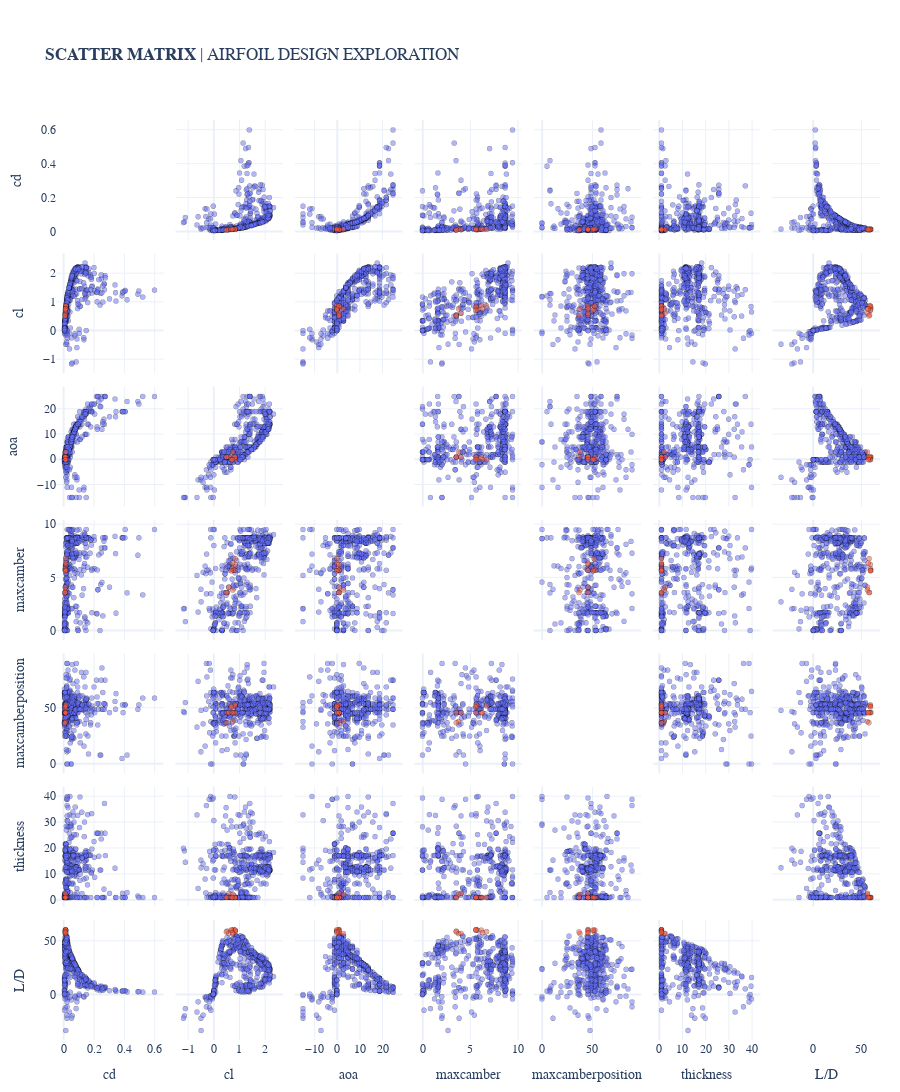

The code cell stored with this chart in its notebook:
### Code cell
# Choose a high L/D ratio subset 
df1 = data.df.copy()
df1['HIGH_LD'] = df1['L/D'] > 55.0 
del df1['performance']; del df1['id']
    
# fit in as many relevant features as possible
lst = df1.columns.values.tolist()
lst.remove('HIGH_LD'); lst.remove('design')
    
# plot scatter matrix
data.plot_scat_mat(ldf=df1,
                   dim=lst,colour='HIGH_LD',
                   hov_name=df1.design,
                   title='Design Matrix')

### Figure 1 — Plotly figure (JSON) as saved in the notebook; plotly's stock layout.template omitted (floating-point values rounded to 4 significant figures; data arrays with more than 128 entries replaced by an {"elided": "..."} marker saying what was removed)
{"data": [{"diagonal": {"visible": false}, "dimensions": [{"axis": {"matches": true}, "label": "cd", "values": {"elided": "469 float values"}}, {"axis": {"matches": true}, "label": "cl", "values": {"elided": "469 float values"}}, {"axis": {"matches": true}, "label": "aoa", "values": {"elided": "469 int values"}}, {"axis": {"matches": true}, "label": "maxcamber", "values": {"elided": "469 float values"}}, {"axis": {"matches": true}, "label": "maxcamberposition", "values": {"elided": "469 int values"}}, {"axis": {"matches": true}, "label": "thickness", "values": {"elided": "469 float values"}}, {"axis": {"matches": true}, "label": "L/D", "values": {"elided": "469 float values"}}], "hovertemplate": "<b>%{hovertext}</b><br><br>HIGH_LD=False<br>%{xaxis.title.text}=%{x}<br>%{yaxis.title.text}=%{y}<extra></extra>", "hovertext": {"elided": "469 str values"}, "legendgroup": "False", "marker": {"color": "#636efa", "line": {"color": "black", "width": 0.5}, "opacity": 0.5, "size": 5, "symbol": "circle"}, "name": "False", "showlegend": true, "type": "splom"}, {"diagonal": {"visible": false}, "dimensions": [{"axis": {"matches": true}, "label": "cd", "values": [0.0131, 0.01217, 0.01445, 0.009212, 0.01073, 0.01475, 0.01417, 0.01348, 0.0118, 0.008826, 0.01308]}, {"axis": {"matches": true}, "label": "cl", "values": [0.7921, 0.7275, 0.8637, 0.5429, 0.6098, 0.8636, 0.8469, 0.7641, 0.707, 0.5141, 0.7537]}, {"axis": {"matches": true}, "label": "aoa", "values": [1, 0, 1, 1, 1, 0, 1, 3, 0, 1, 0]}, {"axis": {"matches": true}, "label": "maxcamber", "values": [5.66, 5.81, 6.21, 3.57, 4.07, 6.76, 5.66, 3.8, 5.61, 3.57, 6.33]}, {"axis": {"matches": true}, "label": "maxcamberposition", "values": [46, 52, 46, 46, 46, 52, 53, 38, 51, 37, 46]}, {"axis": {"matches": true}, "label": "thickness", "values": [1, 1, 1, 1, 2.6, 1, 1, 2.2, 1, 1, 1]}, {"axis": {"matches": true}, "label": "L/D", "values": [60.48, 59.78, 59.77, 58.93, 56.82, 58.54, 59.79, 56.67, 59.91, 58.25, 57.61]}], "hovertemplate": "<b>%{hovertext}</b><br><br>HIGH_LD=True<br>%{xaxis.title.text}=%{x}<br>%{yaxis.title.text}=%{y}<extra></extra>", "hovertext": [" Design 135", " Design 241", " Design 245", " Design 246", " Design 247", " Design 356", " Design 394", " Design 411", " Design 423", " Design 430", " Design 445"], "legendgroup": "True", "marker": {"color": "#EF553B", "line": {"color": "black", "width": 0.5}, "opacity": 0.5, "size": 5, "symbol": "circle"}, "name": "True", "showlegend": true, "type": "splom"}], "layout": {"dragmode": "select", "font": {"family": "sans-serif", "size": 12}, "height": 1200, "legend": {"title": {"text": "HIGH_LD"}, "tracegroupgap": 0}, "margin": {"b": 20, "l": 20, "r": 20, "t": 120}, "showlegend": false, "title": {"text": "<b>SCATTER MATRIX</b> | AIRFOIL DESIGN EXPLORATION"}}}
